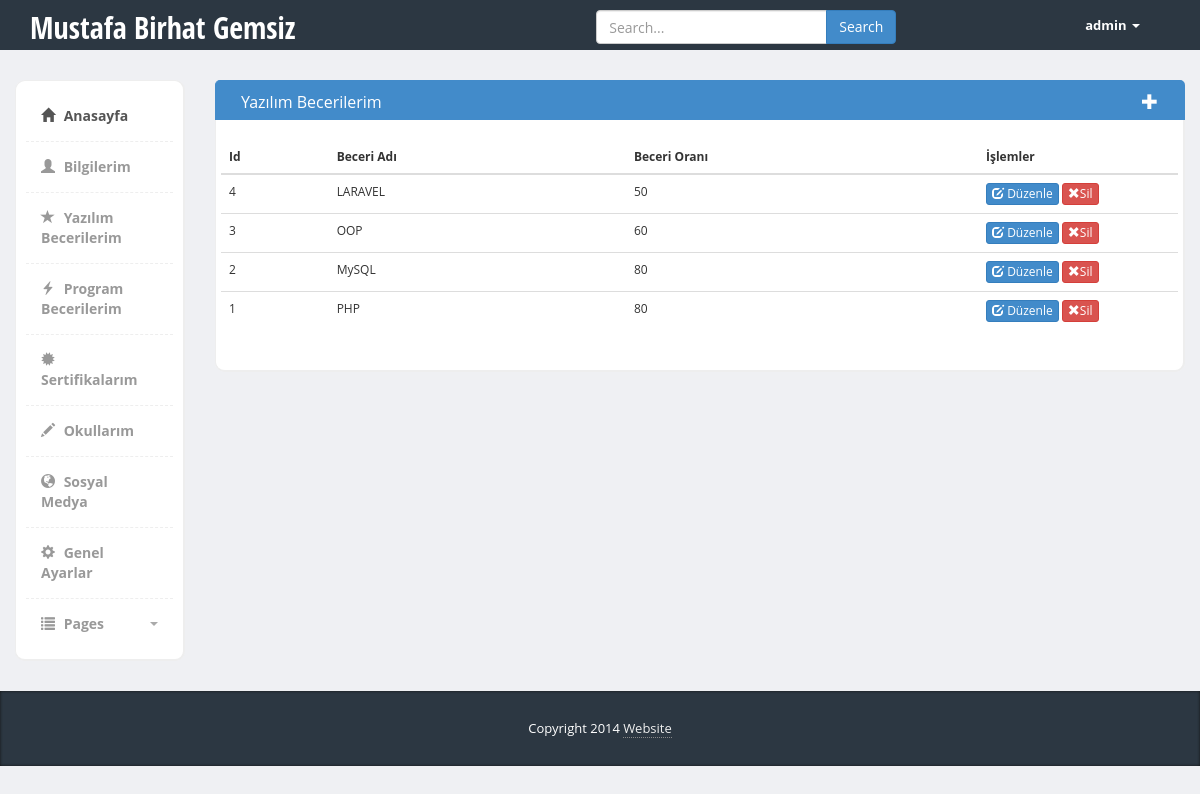
Screenshot of /admin/myskills.php (signed in) with the database file from the repository.
### tables this page shows
CREATE TABLE `tblsetting` (
  `site_id` tinyint(11) NOT NULL,
  `site_title` varchar(255) NOT NULL,
  `site_url` varchar(255) NOT NULL,
  `site_desc` varchar(255) NOT NULL,
  `site_keyw` varchar(255) NOT NULL,
  `site_footer` varchar(255) NOT NULL,
  `site_color` varchar(255) NOT NULL
);

CREATE TABLE `tblskills` (
  `skills_id` tinyint(11) NOT NULL,
  `skill_name` varchar(50) NOT NULL,
  `skill_rate` varchar(50) NOT NULL
);

### admin/myskills.php (the view, shortened to what this page needs)
<?php include  'header.php';
?>
<div class="page-content">
	<div class="row">
		<?php include  'sidebar.php'; ?>
		<div class="col-md-10">
			<div class="row">
												<div class="col-md-12 panel-primary">
													<div class="content-box-header panel-heading">
														<div class="panel-title" >Yazılım Becerilerim</div>
														<div class="panel-options">
															<a href="add-skill.php" data-rel="collapse"><i class="glyphicon glyphicon-plus" style="color: white;" title="Yeni Beceri Ekle"></i></a>
														</div>
													</div>
													<div class="content-box-large box-with-header">
														<div class="row">
															<table class="table">
																<thead>
																	<tr>
																		<th>Id</th>
																		<th>Beceri Adı</th>
																		<th>Beceri Oranı</th>
																		<th width="200px">İşlemler</th>
																	</tr>
																</thead>
																<tbody>
																	<?php
																	$quary=$db->prepare("SELECT * FROM tblskills ORDER BY skills_id DESC");
																	$quary->execute();
																	$getquary=$quary->fetchALL(PDO::FETCH_ASSOC);
																	foreach ($getquary as $row) { ?>
																		<tr>
																			<td><?php echo $row['skills_id']; ?></td>
																			<td><?php echo $row['skill_name']; ?></td>
																			<td><?php echo $row['skill_rate']; ?></td>
																			<td>
																				<a href="edit-skill.php?skills_id=<?php echo $row['skills_id'] ?>"><button class="btn btn-xs btn-primary"><span class="glyphicon glyphicon-edit"></span> Düzenle</button></a>
																				<a href="operation.php?deleteskill_id=<?php echo$row['skills_id'] ?>"><button class="btn btn-xs btn-danger"><span class="glyphicon glyphicon-remove"></span>Sil</button></a>
																			</td>
																		</tr>
																		<?php
																	}
																	?>
																</tbody>
															</table>
														</div>
													</div>
												</div>
											</div>
										</div>
									</div>
								</div>
								<?php include  'footer.php'; ?>

### admin/header.php (shortened to what this page needs)
<?php include '../config.php';
$query= $db->prepare("SELECT * FROM tblsetting");
$query->execute();
$getquery = $query->fetch(PDO::FETCH_ASSOC);
?>
<!DOCTYPE html>
<html>
  <head>
    <link href="bootstrap/css/bootstrap.min.css" rel="stylesheet">
    <link href="css/styles.css" rel="stylesheet">
  </head>
  <body>
  	<div class="header">
	     <div class="container">
	        <div class="row">
	           <div class="col-md-5">
	              <div class="logo">
	                 <h1><a href="index.php"><?php echo $getquery['site_title'];?></a></h1>
	              </div>
	           </div>
	           <div class="col-md-5">
	              <div class="row">
	                <div class="col-lg-12">
	                  <div class="input-group form">
	                       <input type="text" class="form-control" placeholder="Search...">
	                       <span class="input-group-btn">
	                         <button class="btn btn-primary" type="button">Search</button>
	                       </span>
	                  </div>
	                </div>
	              </div>
	           </div>
	           <div class="col-md-2">
	              <div class="navbar navbar-inverse" role="banner">
	                  <nav class="collapse navbar-collapse bs-navbar-collapse navbar-right" role="navigation">
	                    <ul class="nav navbar-nav">
	                      <li class="dropdown">
	                        <a href="#" class="dropdown-toggle" data-toggle="dropdown"><?php echo $_SESSION["admin_uname"]; ?> <b class="caret"></b></a>
	                      </li>
	                    </ul>
	                  </nav>
	              </div>
	           </div>
	        </div>
	     </div>
	</div>

### admin/css/styles.css (style rules this page uses)
body { font-family: 'Open Sans', sans-serif; background-color: #f7f7f7; position: relative; margin: 0px; font-size: 12px; padding: 0px; }
.page-content > .row { margin-left: 0px !important; margin-right: 0px !important; margin-top: 30px; }
.header { height:50px; background-color: #2c3742; }
.header .logo h1 { font-size:30px; margin:0px; padding:10px 0px; }
.header .logo h1 a { color:#fff; font-family: 'Open Sans Condensed', sans-serif; }
.header .form { margin-top:10px; width:100%; max-width:300px; margin:10px auto; }
.header .navbar * { box-shadow:none !important; }
.header .navbar { background:none !important; border:0px !important; }
.header .navbar .nav > li > a { color:#fff !important; font-size:13px !important; border-bottom:0px !important; margin-top:0px !important; font-weight:bold; }
.header .navbar-collapse { border:0px !important; }
.header .navbar-nav .caret { border-top-color:#fff !important; border-bottom-color:#fff !important; }
.content-box, .content-box-large { margin-bottom:30px; background:#fff; border-radius:10px; padding:10px; border-left:1px solid #eee; border-top:1px solid #eee; border-right:2px solid #eee; border-bottom:2px solid #eee; }
.content-box-large { padding: 20px; }
.box-with-header { border-top: none; border-top-left-radius:0px; border-top-right-radius:0px; }
.content-box-header { min-height: 40px; font-size: 16px; background:#f5f5f5; border-top-left-radius:5px; border-top-right-radius:5px; padding:10px; border-left:1px solid #eee; border-top:1px solid #eee; border-right:2px solid #eee; }
.content-box-header:after { clear:both; }
body { background-color: #eff0f3; }
.panel-heading>.panel-title, .content-box-header .panel-title { float: left; padding: 10px 15px; padding-top: 0px; }
.panel-heading>.panel-options, .content-box-header .panel-options { float: right; padding-right: 15px; }
.panel-heading>.panel-options>a, .content-box-header .panel-options>a { margin-top: 10px; }

### rows the page displays
tblsetting: site_title "Mustafa Birhat Gemsiz"
tblskills: skills_id "4", skill_name "LARAVEL", skill_rate "50"
tblskills: skills_id "3", skill_name "OOP", skill_rate "60"
tblskills: skills_id "2", skill_name "MySQL", skill_rate "80"
tblskills: skills_id "1", skill_name "PHP", skill_rate "80"

### other values shown
$_SESSION["admin_uname"] "admin"
